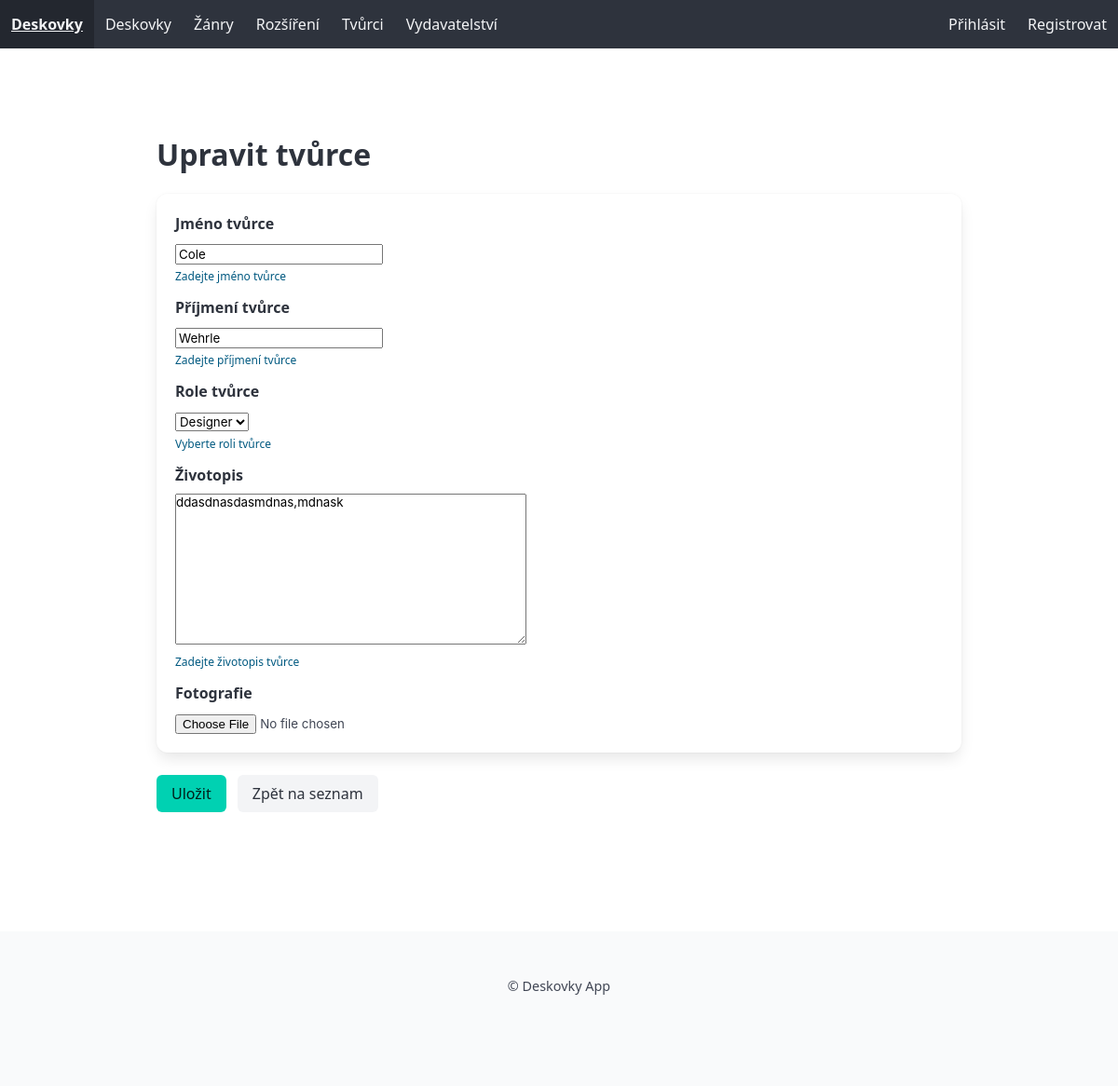
The app's page /tvurci/1/edit/ with its own data.
### library/models.py (models this page shows, shortened)
class Tvurci(models.Model):
    ROLE_CHOICES = [
        ('designer', 'Designer'),
        ('illustrator', 'Ilustrátor'),
    ]
    Jmeno = models.CharField(max_length=80, verbose_name='Jméno tvůrce', help_text='Zadejte jméno tvůrce')
    Prijmeni = models.CharField(max_length=80, verbose_name='Příjmení tvůrce', help_text='Zadejte příjmení tvůrce')
    role = models.CharField(max_length=20, choices=ROLE_CHOICES, verbose_name='Role',blank=True, null=True, help_text='Vyberte roli tvůrce')
    zivotopis = models.TextField(verbose_name='Životopis', help_text='Zadejte životopis tvůrce', blank=True, null=True)
    fotografie = models.ImageField(upload_to='tvurci', null=True, blank=True, verbose_name='Fotografie')
    class Meta:
        verbose_name = 'Tvůrce'
        verbose_name_plural = 'Tvůrci'

### library/views.py (the view)
# urls.py: path('tvurci/<int:pk>/edit/', views.tvurci_update, name='tvurci_update'),
def tvurci_update(request, pk):
    tvurce = get_object_or_404(Tvurci, pk=pk)
    if request.method == 'POST':
        form = TvurciForm(request.POST, instance=tvurce)
        if form.is_valid():
            form.save()
            return redirect('tvurci_detail', pk=tvurce.pk)
    else:
        form = TvurciForm(instance=tvurce)
    return render(request, 'tvurci/tvurci_update.html', {'form': form, 'tvurce': tvurce})

### library/forms.py (shortened to what this page needs)
class TvurciForm(forms.ModelForm):
    class Meta:
        model = Tvurci
        fields = ['Jmeno', 'Prijmeni', 'role', 'zivotopis', 'fotografie']
        labels = {
            'Jmeno': 'Jméno tvůrce',
            'Prijmeni': 'Příjmení tvůrce',
            'role': 'Role tvůrce',
            'zivotopis': 'Životopis',
            'fotografie': 'Fotografie',
        }
        widgets = {
            'Jmeno': forms.TextInput(attrs={'class': 'form-control'}),
            'Prijmeni': forms.TextInput(attrs={'class': 'form-control'}),
            'role': forms.Select(attrs={'class': 'form-control'}),
            'zivotopis': forms.Textarea(attrs={'class': 'form-control'}),
            'fotografie': forms.ClearableFileInput(attrs={'class': 'form-control'}),
        }

### library/templates/tvurci/tvurci_update.html (shortened to what this page needs)
{% extends 'base.html' %}
{% load static %}
{% block content %}
<section class="section">
  <div class="container">
    <h2 class="title is-3">Upravit tvůrce</h2>
    <form method="post" enctype="multipart/form-data">
      <div class="box">
        {% for field in form %}
          <div class="field">
            <label class="label">{{ field.label }}</label>
            <div class="control">
              {{ field }}
            </div>
            {% if field.help_text %}
              <p class="help is-info">{{ field.help_text }}</p>
            {% endif %}
          </div>
        {% endfor %}
      </div>
      <div class="buttons">
        <button type="submit" class="button is-primary">Uložit</button>
        <a href="{% url 'tvurci_detail' %}" class="button is-light">Zpět na seznam</a>
      </div>
    </form>
  </div>
</section>
{% endblock %}

### library/static/css/style.css (style rules this page uses)
body { font-family: 'Segoe UI', 'Roboto', sans-serif;; margin: 0; padding: 0; }
button, input[type="submit"] { border: none; padding: 0.5rem 1rem; font-size: 1rem; border-radius: 3px; cursor: pointer; }

### records on screen
Tvurci: form "Cole" "Wehrle" "Designer" "ddasdnasdasmdnas,mdnask"

### other values on screen
{{ field.label }} "Jméno tvůrce" "Příjmení tvůrce" "Role tvůrce" "Životopis" "Fotografie"
{{ field.help_text }} "Zadejte jméno tvůrce" "Zadejte příjmení tvůrce" "Vyberte roli tvůrce" "Zadejte životopis tvůrce"
